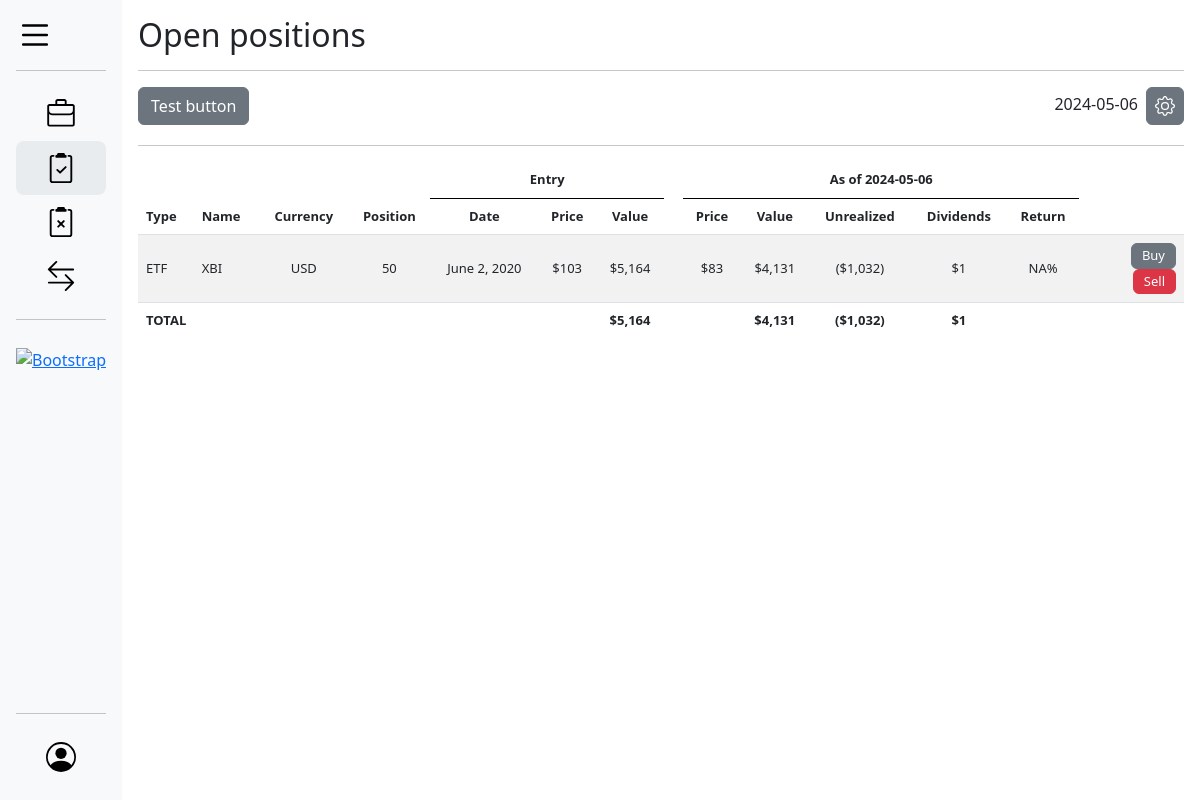
The app's page /open-positions/ (signed in) with its own data.
### common/models.py (models this page shows, shortened)
class Assets(models.Model):
    type = models.CharField(max_length=10, null=False)
    ISIN = models.CharField(max_length=12)
    name = models.CharField(max_length=30, null=False)
    currency = models.CharField(max_length=3, null=False)
    exposure = models.TextField(null=False)
    def current_price(self, price_date):
        try:
            quote = self.prices.filter(date__lte=price_date).order_by('-date').first()
            return quote
        except:
            return None
    def position(self, date, broker_id_list=[]):
        query = self.transactions.filter(date__lte=date)
        if broker_id_list:
            query = query.filter(broker_id__in=broker_id_list)
        total_quantity = query.aggregate(total=models.Sum('quantity'))['total']
        return total_quantity or 0
    def investment_date(self, broker_id_list=[]):
        queryset = self.transactions
        if broker_id_list:
            queryset = queryset.filter(broker_id__in=broker_id_list)
        query = queryset.order_by('date').values_list('date', flat=True).first()
        return query

### open_positions/views.py (the view)
# urls.py: path('', views.open_positions, name='open_positions'),
@login_required
def open_positions(request):
    user = request.user
    global selected_brokers
    global effective_current_date
    currency_target = user.default_currency
    number_of_digits = user.digits
    sidebar_padding = 0
    sidebar_width = 0
    brokers = Brokers.objects.all()
    if request.method == "GET":
        sidebar_width = request.GET.get("width")
        sidebar_padding = request.GET.get("padding")
    if request.method == "POST":
        dashboard_form = DashboardForm(request.POST, instance=request.user)
        if dashboard_form.is_valid():
            selected_brokers = dashboard_form.cleaned_data['selected_brokers']
            currency_target = dashboard_form.cleaned_data['default_currency']
            effective_current_date = dashboard_form.cleaned_data['table_date']
            number_of_digits = dashboard_form.cleaned_data['digits']
            user.default_currency = currency_target
            user.digits = number_of_digits
            user.save()
    else:
        initial_data = {
            'selected_brokers': selected_brokers,
            'default_currency': currency_target,
            'table_date': effective_current_date,
            'digits': number_of_digits
        }
        dashboard_form = DashboardForm(instance=request.user, initial=initial_data)
    portfolio_open = Assets.objects.filter(
        transactions__date__lte=effective_current_date,
        transactions__broker_id__in=selected_brokers
    ).annotate(
        total_quantity=Sum('transactions__quantity')
    ).exclude(total_quantity=0)
    totals = ['entry_value', 'current_value', 'unrealized_gl', 'capital_distribution']
    portfolio_open_totals = {}
    for item in portfolio_open:
        item.position_at_date = item.position(effective_current_date, selected_brokers)
        item.investment_date = item.investment_date()
        item.entry_price = entry_price(item.id, effective_current_date, currency_target, selected_brokers)
        item.entry_value = item.entry_price * item.position_at_date
        current_quote = item.current_price(effective_current_date)
        item.current_value = round(current_quote.price * \
            FX.get_rate(item.currency.upper(), currency_target, current_quote.date)['FX'] * \
                item.position_at_date, 2)
        item.unrealized_gl = item.current_value - item.entry_value
        print(f"view.open_positions. line 78. Item: {item.transactions.all()}")
        item.capital_distribution = 0
        for transaction in item.transactions.all():
            fx_rate = FX.get_rate(transaction.currency.upper(), currency_target, transaction.date)['FX']
            if (transaction.type == 'Dividend'):
                item.capital_distribution += round(transaction.cash_flow * fx_rate, 2)
        item.irr = format_percentage(Irr(effective_current_date, currency_target, asset_id=item.id, broker_id_list=selected_brokers))
        for key in totals:
            portfolio_open_totals[key] = portfolio_open_totals.get(key, 0) + getattr(item, key)
        item.entry_price = currency_format(item.entry_price, currency_target, number_of_digits)
        item.entry_value = currency_format(item.entry_value, currency_target, number_of_digits)
        item.current_price = currency_format(current_quote.price, currency_target, number_of_digits)
        item.current_value = currency_format(item.current_value, currency_target, number_of_digits)
        item.unrealized_gl = currency_format(item.unrealized_gl, currency_target, number_of_digits)
        item.capital_distribution = currency_format(item.capital_distribution, currency_target, number_of_digits)
    portfolio_open_totals = currency_format_dict_values(portfolio_open_totals, currency_target, number_of_digits)
    return render(request, 'open_positions/open-positions.html', {
        'sidebar_width': sidebar_width,
        'sidebar_padding': sidebar_padding,
        'portfolio_open': portfolio_open,
        'portfolio_open_totals': portfolio_open_totals,
        'brokers': brokers,
        'currency': currency_target,
        'table_date': effective_current_date,
        'number_of_digits': number_of_digits,
        'selectedBrokers': selected_brokers,
    })

### open_positions/templates/open_positions/open-positions.html (shortened to what this page needs)
{% extends "layout.html" %}
{% load static %}
{% load custom_filters %}
{% block script %}
    <link href="https://cdn.datatables.net/v/bs5/dt-2.0.6/datatables.min.css" rel="stylesheet">
{% endblock script %}
{% block main_page_title %}
    <h2>Open positions</h2>
{% endblock main_page_title %}
{% block content %}
    {% include "snippets/buttons-settings-header.html" %}
    <table id="table-open" class="table table-hover table-striped align-middle">
        <thead>
            <tr>
                <th class="text-start" rowspan="2">Type</th>
                <th class="text-start" rowspan="2">Name</th>
                <th class="text-center" rowspan="2">Currency</th>
                <th class="text-center" rowspan="2">Position</th>
                <th class="text-center colspan" colspan="3">Entry</th>
                <th rowspan="2"></th>
                <th class="text-center colspan" colspan="5">As of {{ table_date }}</th>
                <th rowspan="2"></th>
            </tr>
            <tr>
                <th class="text-center">Date</th>
                <th class="text-center">Price</th>
                <th class="text-center">Value</th>
                <th class="text-center">Price</th>
                <th class="text-center">Value</th>
                <th class="text-center">Unrealized</th>
                <th class="text-center">Dividends</th>
                <th class="text-center">Return</th>
            </tr>
        </thead>
        <tbody>
        {% for asset in portfolio_open %}
            <tr>
                <td class="text-start">{{ asset.type }}</td>
                <td class="text-start">{{ asset.name }}</td>
                <td class="text-center">{{ asset.currency | upper }}</td>
                <td class="text-center">{{ asset.position_at_date }}</td>
                <td class="text-center" nowrap>{{ asset.investment_date }}</td>
                <td class="text-center">{{ asset.entry_price }}</td>
                <td class="text-center">{{ asset.entry_value }}</td>
                <td></td>
                <td class="text-center">{{ asset.current_price }}</td>
                <td class="text-center">{{ asset.current_value }}</td>
                <td class="text-center">{{ asset.unrealized_gl }}</td>
                <td class="text-center">{{ asset.capital_distribution }}</td>
                <td class="text-center">{{ asset.irr }}%</td>
                <td class="text-end" width="10%">
                    <button type="button" class="btn btn-secondary" id="table-button-buy" data-bs-toggle="modal" data-bs-target="#Addnewtransaction" onclick="fillTransactionForm(this)">
                        Buy
                    </button>
                    <button type="button" class="btn btn-danger" id="table-button-sell" data-bs-toggle="modal" data-bs-target="#Addnewtransaction" onclick="fillTransactionForm(this)">
                        Sell
                    </button>
                </td>
            </tr>
        {% endfor %}
        </tbody>
        <tfoot>
            <tr>
                <td class="border-0 fw-bold" colspan="2">TOTAL</td>
                <td class="border-0"></td>
                <td class="border-0"></td>
                <td class="border-0"></td>
                <td class="border-0"></td>
                <td class="text-center border-0 fw-bold">{{ portfolio_open_totals|get_item:"entry_value" }}</td>
                <td class="border-0"></td>
                <td class="text-center border-0 fw-bold"></td>
                <td class="text-center border-0 fw-bold">{{ portfolio_open_totals|get_item:"current_value" }}</td>
                <td class="text-center border-0 fw-bold">{{ portfolio_open_totals|get_item:"unrealized_gl" }}</td>
                <td class="text-center border-0 fw-bold">{{ portfolio_open_totals|get_item:"capital_distribution" }}</td>
            </tr>
        </tfoot>
    </table>
{% endblock content %}

### templates/layout.html (shortened to what this page needs)
{% load static %}
<!DOCTYPE html>
<html lang="en">
    <head>
        <link href="https://cdn.jsdelivr.net/npm/bootstrap@5.2.0/dist/css/bootstrap.min.css" rel="stylesheet"
>
        <link rel="stylesheet" href="https://cdn.jsdelivr.net/npm/bootstrap-select@1.14.0-beta2/dist/css/bootstrap-select.min.css">
        {% block script %}{% endblock script %}
        <link rel="stylesheet" type="text/css" href="{% static 'css/styles.css' %}">
    </head>
    <body>
        <div class="container">
            {% if user.is_authenticated %}
                <nav class="left text-center">
                    <div class="d-flex flex-column flex-shrink-0 p-3 bg-light" id="sidebar">
                        <img src="{% static 'icons/list.svg' %}" alt="Bootstrap" class="nav-menu-icon" title="Expand menu" height="37.5px" width="37.5px" onclick="actionNav()">
                        <hr>
                        <ul class="nav nav-pills flex-column mb-auto">
                            <li
                            >
                                <a href="{% url 'dashboard:dashboard' %}">
                                    <img src="{% static 'icons/briefcase.svg' %}" alt="Bootstrap" class="nav-icon" title="Dashboard" height="30px" width="30px">
                                </a>
                            </li>
                            <li
                                {% if request.path == '/open-positions/' %}
                                    style="background-color: #e9ecef; border-radius: 0.5rem"
                                {% endif %}
                            >
                                <a href="{% url 'open_positions:open_positions' %}">
                                    <img src="{% static 'icons/clipboard2-check.svg' %}" alt="Bootstrap" class="nav-icon" title="Open" height="30px" width="30px">
                                </a>
                            </li>
                            <li
                            >
                                <a href=#>
                                    <img src="{% static 'icons/clipboard2-x.svg' %}" alt="Bootstrap" class="nav-icon" title="Closed" height="30px" width="30px">
                                </a>
                            </li>
                            <li
                            >
                                <a href=#>
                                    <img src="{% static 'icons/arrow-left-right.svg' %}" alt="Bootstrap" class="nav-icon" title="Transactions" height="30px" width="30px">
                                </a>
                            </li>
                            <hr>
                            <li
                            >
                                <a href=#>
                                    <img src="{% static 'icons/database.svg' %}" alt="Bootstrap" class="nav-icon" title="Database" height="30px" width="30px">
                                </a>
                            </li>
                        </ul>
                        <hr>
                        <a href="{% url 'users:profile' %}">
                            <img src="{% static 'icons/person-circle.svg' %}" alt="Bootstrap" class="nav-icon" title="Database" height="30px" width="30px">
                        </a>
                    </div>
                </nav>
            {% endif %}
            <div class="right">
                <div class="wrapper">
                    <main class="p-3">
                        {% block main_page_title %} {% endblock main_page_title %}
                        <hr>
                        {% block content %} {% endblock content %}
                    </main>
                </div>
            </div>
        </div>
    </body>
</html>

### templates/snippets/buttons-settings-header.html (shortened to what this page needs)
<button type="button" class="btn btn-secondary mb-1" data-bs-toggle="modal" data-bs-target="">
    Test button
</button>
<button type="button" class="btn btn-secondary float-end d-flex p-2" data-bs-toggle="collapse" data-bs-target="#tableTools" aria-expanded="false">
    <img src="../static/icons/gear.svg" alt="Bootstrap" title="Table tools" width="20px" height="20px">
</button>
<h6 class="float-end d-flex p-2">{{ table_date }}</h6>
<hr>

### records on screen
Assets: type "ETF", name "XBI", currency "USD", position_at_date "50", investment_date "June 2, 2020", entry_price "$103", entry_value "$5,164", current_price "$83", current_value "$4,131", unrealized_gl "($1,032)", capital_distribution "$1", irr "NA"

### other values on screen
{{ table_date }} "2024-05-06"
{{ portfolio_open_totals|get_item:"entry_value" }} "$5,164"
{{ portfolio_open_totals|get_item:"current_value" }} "$4,131"
{{ portfolio_open_totals|get_item:"unrealized_gl" }} "($1,032)"
{{ portfolio_open_totals|get_item:"capital_distribution" }} "$1"
